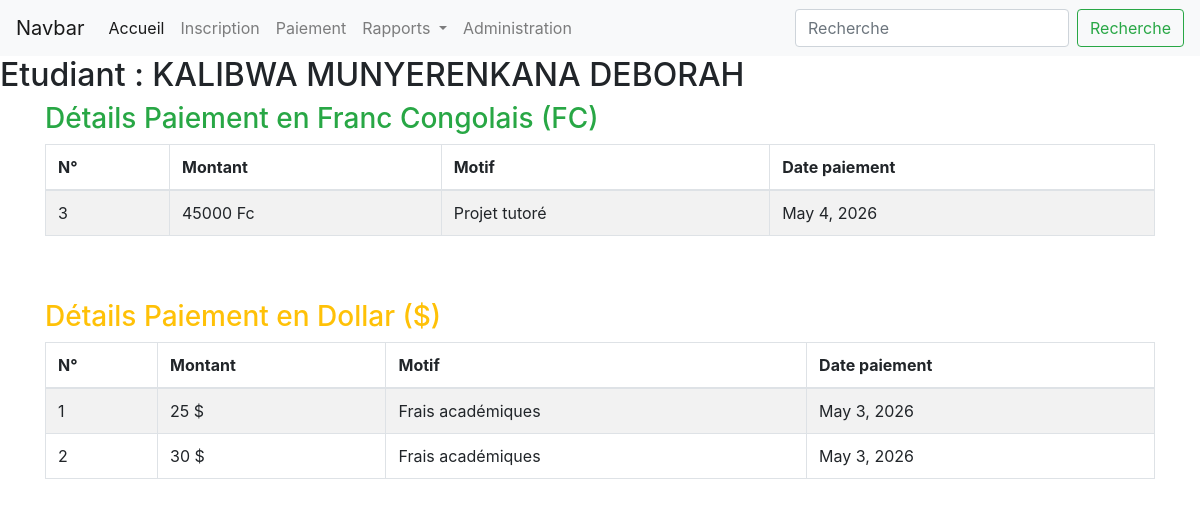
The page /Appl/det/4 on the database its author committed.
### ApplWeb/models.py (models this page shows)
class Etudiant(models.Model):
    nom=models.CharField(max_length=30)
    postnom=models.CharField(max_length=30)
    pren=models.CharField(max_length=30)
    sex=models.CharField(max_length=10)
    lieuN=models.CharField(max_length=20)
    datNais=models.DateField()

class Paiement(models.Model):
    mont=models.IntegerField()
    unitMon=models.CharField(max_length=10)
    motif=models.CharField(max_length=30)
    datPaie=models.DateField()
    Et=models.ForeignKey(Etudiant,on_delete=models.CASCADE)

### ApplWeb/views.py (the view)
# urls.py: path('det/<int:id>',chargDetails),
def chargDetails(request,id):
    et=Etudiant.objects.get(pk=id)
    p=Paiement.objects.filter(Et_id=id)
    return render(request,"Appl/details.html",{'e':et,'pa':p})

### templates/Appl/details.html (shortened to what this page needs)
<html>
<head>
</head>
<body>
    {% include 'Appl/navbar.html' %}
    <h2>Etudiant : {{e.nom}} {{e.postnom}} {{e.pren}}</h2>
    <div class="container">
        <h3 class="text-success">Détails Paiement en Franc Congolais (FC)</h3>
        <table class="table table-bordered table-striped">
            <thead>
                <tr>
                    <th>N°</th>
                    <th>Montant</th>
                    <th>Motif</th>
                    <th>Date paiement</th>
                </tr>
            </thead>
            <tbody>
                {% for p in pa %}
                    {% if p.unitMon == "Fc" %}
                    <tr>
                        <td>{{ forloop.counter }}</td>
                        <td>{{ p.mont }} {{ p.unitMon }}</td>
                        <td>{{ p.motif }}</td>
                        <td>{{ p.datPaie }}</td>
                    </tr>
                    {% endif %}
                {% endfor %}
            </tbody>
        </table>
        <br><br>
        <h3 class="text-warning">Détails Paiement en Dollar ($)</h3>
        <table class="table table-bordered table-striped">
            <thead>
                <tr>
                    <th>N°</th>
                    <th>Montant</th>
                    <th>Motif</th>
                    <th>Date paiement</th>
                </tr>
            </thead>
            <tbody>
                {% for p in pa %}
                    {% if p.unitMon == "$" %}
                    <tr>
                        <td>{{ forloop.counter }}</td>
                        <td>{{ p.mont }} {{ p.unitMon }}</td>
                        <td>{{ p.motif }}</td>
                        <td>{{ p.datPaie }}</td>
                    </tr>
                    {% endif %}
                {% endfor %}
            </tbody>
        </table>
    </div>
</body>
</html>

### rows shown on the page
Etudiant: nom "KALIBWA", postnom "MUNYERENKANA", pren "DEBORAH"
Paiement: mont "45000", unitMon "Fc", motif "Projet tutoré", datPaie "May 4, 2026"
Paiement: mont "25", unitMon "$", motif "Frais académiques", datPaie "May 3, 2026"
Paiement: mont "30", unitMon "$", motif "Frais académiques", datPaie "May 3, 2026"
